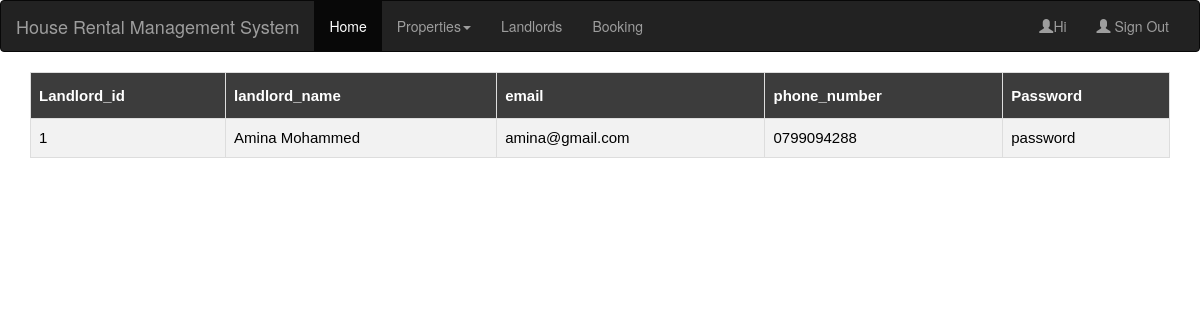
The app's page /landlord.php with its own data.
### tables this page shows
CREATE TABLE `landlord` (
  `id` int(11) NOT NULL,
  `name` varchar(255) DEFAULT NULL,
  `email` varchar(255) DEFAULT NULL,
  `phone` varchar(20) DEFAULT NULL,
  `password` varchar(255) DEFAULT NULL
);

### landlord.php (the view, shortened to what this page needs)
<!DOCTYPE html>
<html lang="en">
<head>
   <link rel="stylesheet" type="text/css" href="table.css">
  <link rel="stylesheet" href="https://maxcdn.bootstrapcdn.com/bootstrap/3.4.0/css/bootstrap.min.css">
</head>
<body>
<nav class="navbar navbar-inverse">
  <div class="container-fluid">
    <div class="navbar-header">
      <a class="navbar-brand" href="#">House Rental Management System</a>
    </div>
    <div class="collapse navbar-collapse" id="myNavbar">
      <ul class="nav navbar-nav">
        <li class="active"><a href="home.php">Home</a></li>
        <li class="dropdown">
          <a class="dropdown-toggle" data-toggle="dropdown" href="#">Properties<span class="caret"></span></a>
        </li>
        <li><a href="landlord.php">Landlords</a></li>
        <li><a href="booking.php">Booking</a></li>
      </ul>
      <ul class="nav navbar-nav navbar-right">
         <li><a href="#"><span class="glyphicon glyphicon-user"></span>Hi <?php session_start();echo $_SESSION['uname'];?></a>
         </li>
        <li><a href="index.html"><span class="glyphicon glyphicon-user"></span> Sign Out</a></li>
      </ul>
    </div>
  </div>
</nav>
<div class="container">
  <table border="1" id="customers">
    <tr>
      <th>Landlord_id</th>
      <th>landlord_name</th>
      <th>email</th>
      <th>phone_number</th>
      <th>Password</th>
    </tr>
<?php
include("connection.php");
$query="select * from landlord";
$data=mysqli_query($conn,$query);
while($result=mysqli_fetch_assoc($data))
{
 echo "<tr><td>".$result['id']."</td><td>".$result['name']."</td><td>".$result['email']."</td><td>".$result['phone']."</td><td>".$result['password']."</td></tr>";
}
echo "</table>";
?>
</div>
</body>
</html>

### table.css (style rules this page uses)
table { width:100%; color: black; font-family: monospace; font-size: 15px; text-align: left; border-color: black; border-style: solid; }
#customers { font-family: "Trebuchet MS", Arial, Helvetica, sans-serif; border-collapse: collapse; width: 100%; }
#customers td, #customers th { border: 1px solid #ddd; padding: 8px; }
#customers tr:nth-child(even) { background-color: #f2f2f2; }
#customers th { padding-top: 12px; padding-bottom: 12px; text-align: left; background-color: #3c3c3c; color: white; }

### records on screen
landlord: id "1", name "Amina Mohammed", email "amina@gmail.com", phone "0799094288", password "password"
